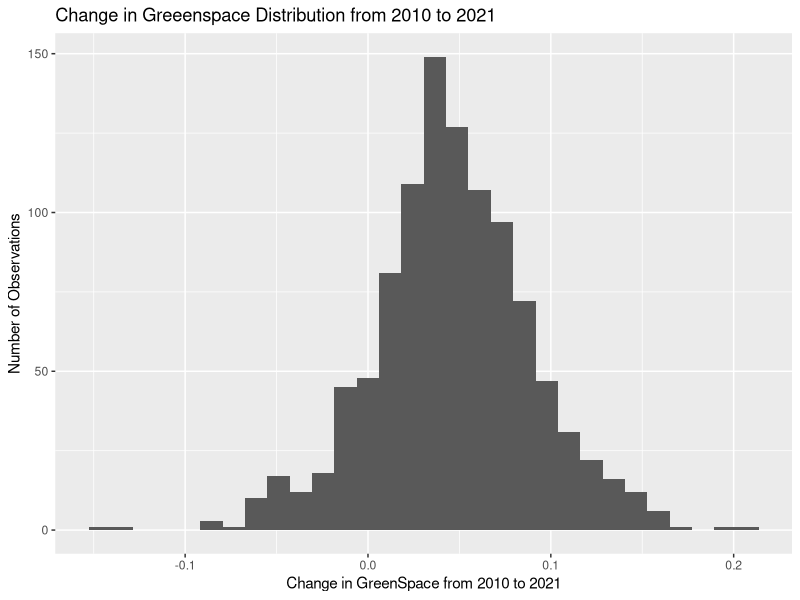
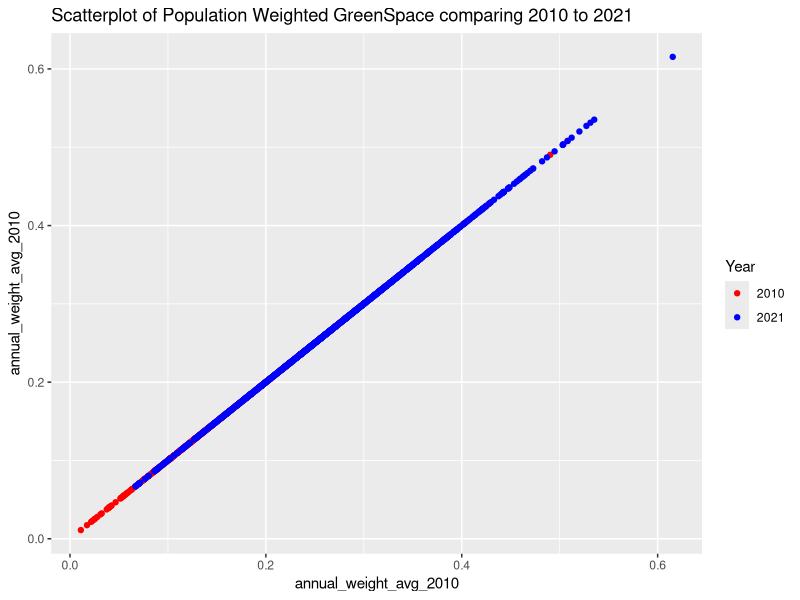

Write R code to recreate these figures, in order.
## ---- chunk 1
knitr::opts_chunk$set(
  echo = TRUE,
  eval = TRUE,
  fig.align = 'center',
  message = FALSE,
  warning = FALSE,
  library(tidyverse),
  library(knitr)
  )
## ---- chunk 2
library(tidyverse)
library(knitr)
#added library(knitr) because we needed to use the kable function below

Gspace = read_csv("greenspace_data_share.csv")
#added "" around title of data

table = 
  Gspace |> 
  group_by(Major_Geo_Region) |>
#added a |> to make output of the groupput line the input of the summarise line
summarise(
  obs = n(),
#added a comma to connect the lines 
  avg = mean(annual_weight_avg_2020)
)

kable(table, digits =1)
#I replaced the dataset name, with the name of the table
## ---- chunk 3
table2021 = Gspace |>
  group_by(Major_Geo_Region) |>
  summarise(
    obs = sum(!is.na(annual_avg_2021)),
    avg = mean(annual_avg_2021, na.rm = TRUE)
  )
kable(table2021, digits = 1)
## ---- chunk 4
HighNDVI2015 = 
  Gspace |>
  filter(indicator_2015 == "High" | indicator_2015 == "Very High" | 
           indicator_2015 == "Exceptionally High") |>
  summarise(
    obs =n()
  )

kable(HighNDVI2015, digits = 1)

ExceptLow = 
  Gspace |>
  filter(
  indicator_2010 == "Exceptionally Low",
  indicator_2015 == "Exceptionally Low",
  indicator_2020 == "Exceptionally Low",
  indicator_2021 == "Exceptionally Low", 
  ) |>
  summarise(
    obs =n()
  )

Arid_greener_areas = 
  Gspace |>
  filter(Climate_region == "Arid") |>
  filter(annual_weight_avg_2010 < annual_weight_avg_2020) |>
  summarise(
    obs = n()
  )
## ---- chunk 5
Less_green_area = 
  Gspace |>
  filter(annual_avg_2021 < annual_avg_2010) |>
  group_by(
    Climate_region,
    Major_Geo_Region) |>
  summarise(
    obs = n()
  )
## ---- chunk 6
Greenspace_chg_histo = 
  Gspace |>
   mutate(change_in_greenspace = annual_avg_2021 - annual_avg_2010) |>
  mutate(year = annual_avg_2010 + annual_avg_2015 + annual_avg_2020 + 
           annual_avg_2021)

ggplot(Greenspace_chg_histo, aes(x = change_in_greenspace)) + 
  geom_histogram()+
  labs(title = "Change in Greeenspace Distribution from 2010 to 2021",
       x = "Change in GreenSpace from 2010 to 2021",
       y= "Number of Observations"
  )
## ---- chunk 7
ggplot(Gspace) +
  geom_point(aes(x = annual_weight_avg_2010, y = annual_weight_avg_2010, color = "2010")) +
  geom_point(aes(x = annual_weight_avg_2021, y = annual_weight_avg_2021, color = "2021")) +
  scale_color_manual(values = c("2010" = "red", "2021" = "blue"), 
                     name = "Year",
                     labels = c("2010", "2021")) +
  labs(title = "Scatterplot of Population Weighted GreenSpace comparing 2010 to 2021")
